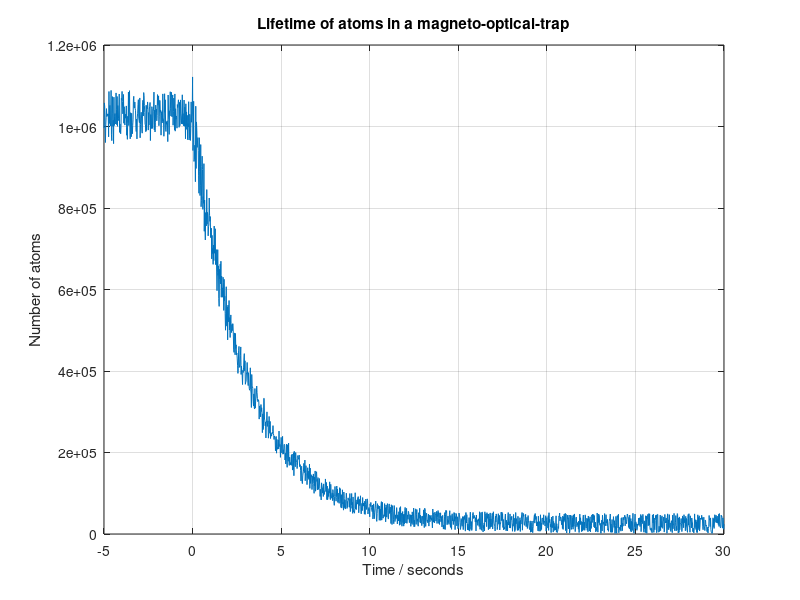
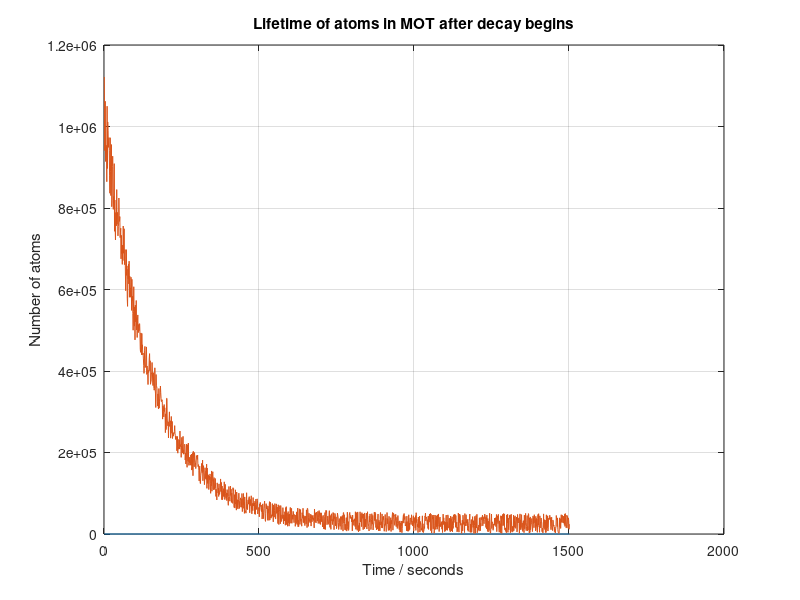

The MATLAB source for these figures, in order: (Note: this script raises an error after producing the figures.)
%%% Research Skills, Matlab final
%%% Michelle Gurevich

% final_gurevich.m
% Submission for final project for Matlab portion of course

% Author: Michelle Gurevich
% Date: 4 June 2021

clear
clc
close all

%% Part 1: The lifetime of atoms in a magneto-optical-trap (MOT)

% Import data file and plot contents
Data = importdata( 'MOT_Lifetime.txt' );
figure
plot(Data(:,1), Data(:,2))
grid on
xlabel( 'Time / seconds' );
ylabel( 'Number of atoms' );
title( 'Lifetime of atoms in a magneto-optical-trap' );

% Plot number of atoms over time after decay begins
figure
index = find(Data(:,1) == 0,2);
NDecay = Data(index:end,:);
plot(NDecay)
grid on
xlabel( 'Time / seconds' );
ylabel( 'Number of atoms' );
title( 'Lifetime of atoms in MOT after decay begins' );

% Use ExpDecay function to fit data
myfit = fittype( 'ExpDecay(t, tau, A, B)', 'independent', 't', ...
    'coefficients',  { 'tau', 'A', 'B' });
fobj = fit( NDecay(:,1), NDecay(:,2), myfit, 'StartPoint', [2.5 10e5 0]);
figure
% Plot data with ExpDecay fit
plot( fobj, NDecay(:,1), NDecay(:,2) )
grid on
xlabel( 'Time / seconds' );
ylabel( 'Number of atoms' );
title( 'ExpDecay fit of atoms in MOT with decay' );

%% Part 2: Dynamics of a Particle in a Double-Well Potential

% Task One
% construct ladder operators
D = 25; %truncate dimension for numerical impl
a = diag(sqrt(1:D-1), 1);
adagger = a';
    
% construct position and momentum operators
hbar = 1;
m = 0.1;
omega = 1;
p = -1i * sqrt((hbar*m*omega)/2) * (a-adagger);
x = sqrt(hbar/(2*m*omega)) * (a+adagger);
    
% Task Two
% build hamiltonian from eq 2
H = p^2 / (2*m) + (1/2)* m * omega^2 * x^2;
% build hamiltonian from eq 5
Hhat = hbar * omega * (adagger * a + 1/2 * eye(D));
    
% the position and momentum operators use the states preceding and
% following and so by truncating at a finite value we miss out on a
% contribution to the value of the value at truncation index

% Task Three
[basis, D] = eig(Hhat);

% the columns of basis correspond to |psi> the eigenstates of H hat and the
% eigenenergies n are the diagonal values of D, where each eigenenergie is
% an eigenvalue of the system and is given by hbar * omega (n + 1/2)

x1 = linspace(-10,10,200);
y1 = ones(1,200);
V = 1/2 * m * omega^2 * x1.^2 % compute the potential of the harmonic osc

% plot the harmonic potential and and the five lowest energy levels
figure
plot(x1, V, x1, D(1,1)*y1, x1, D(2,2)*y1, x1, D(3,3)*y1, x1, D(4,4)*y1, ... 
    x1, D(5,5)*y1)
xlabel( 'x' );
ylabel( 'Energy levels' );
title( 'Harmonic potential and lowest five energy levels' );
legend( 'Harmonic potential', 'n=1', 'n=2', 'n=3', 'n=4', 'n=5')